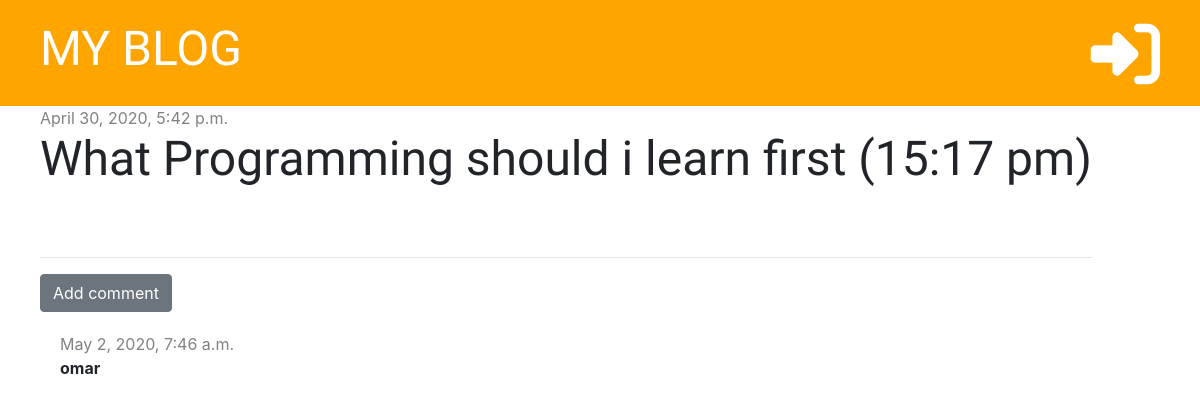
The app's page /post/1/ with its own data.
### bolg/models.py (models this page shows, shortened)
class Post(models.Model):
    author =  models.ForeignKey('auth.User', on_delete=models.CASCADE)
    title = models.CharField(max_length=200)
    text = models.TextField()
    created_date = models.DateTimeField(default=timezone.now)
    published_date = models.DateTimeField(blank=True, null=True)

class Comment(models.Model):
    post = models.ForeignKey('bolg.Post', on_delete=models.CASCADE, related_name='comments')
    author = models.CharField(max_length=200)
    created_date = models.DateTimeField(default=timezone.now())
    text = models.TextField()
    approved = models.BooleanField(default=False)

### bolg/views.py (the view)
# urls.py: path('post/<int:pk>/', views.post_detail, name='post_detail'),
def post_detail(request, pk):
    post = get_object_or_404(Post, pk=pk)
    stuff_for_frontend = {'post':post}
    return render(request, 'bolg/post_detail.html', stuff_for_frontend)

### bolg/templatetags/markdownify.py (called while the page is built)
@register.filter
def markdown(value):
    renderer = HighlightRenderer()
    markdown = mistune.Markdown(renderer=renderer)
    return markdown(value)

### bolg/templates/bolg/post_detail.html (shortened to what this page needs)
{% extends 'bolg/base.html' %}
{% load markdownify %}
{% block content %}
    <div class="post">
        {% if post.published_date %}
            <div class="date">
                {{ post.published_date }}
            </div>
        {% else %}
            <a href="{% url 'post_publish' pk=post.pk %}" class="btn btn-primary">Publish</a>
        {% endif %}
        <h1>{{ post.title }}</h1>
    </div>
    <hr>
    <a href="{% url 'add_comment_to_post' pk=post.pk %}" class="btn btn-secondary">Add comment</a>
    {% for comment in post.comments.all %}
        {% if user.is_authenticated or comment.approved %}
            <div class="comment">
                <div class="date">
                    {{ comment.created_date }}
                </div>
                <strong>{{ comment.author }}</strong>
            </div>
        {% endif %}
    {% empty %}
        <p>No comments yet...</p>
    {% endfor %}
{% endblock %}

### bolg/static/css/bolg.css (style rules this page uses)
h1, h2, h3, h4 { font-family: 'Tangerine', 'Inconsolata', 'Droid Sans', serif; font-size: 48px; }
.date { color: #828282; }
.post { margin-bottom: 70px; }
.comment { margin: 20px 0px 20px 20px; }

### records on screen
Post: published_date "April 30, 2020, 5:42 p.m.", title "What Programming should i learn first (15:17 pm)"
Comment: created_date "May 2, 2020, 7:46 a.m.", author "omar"
